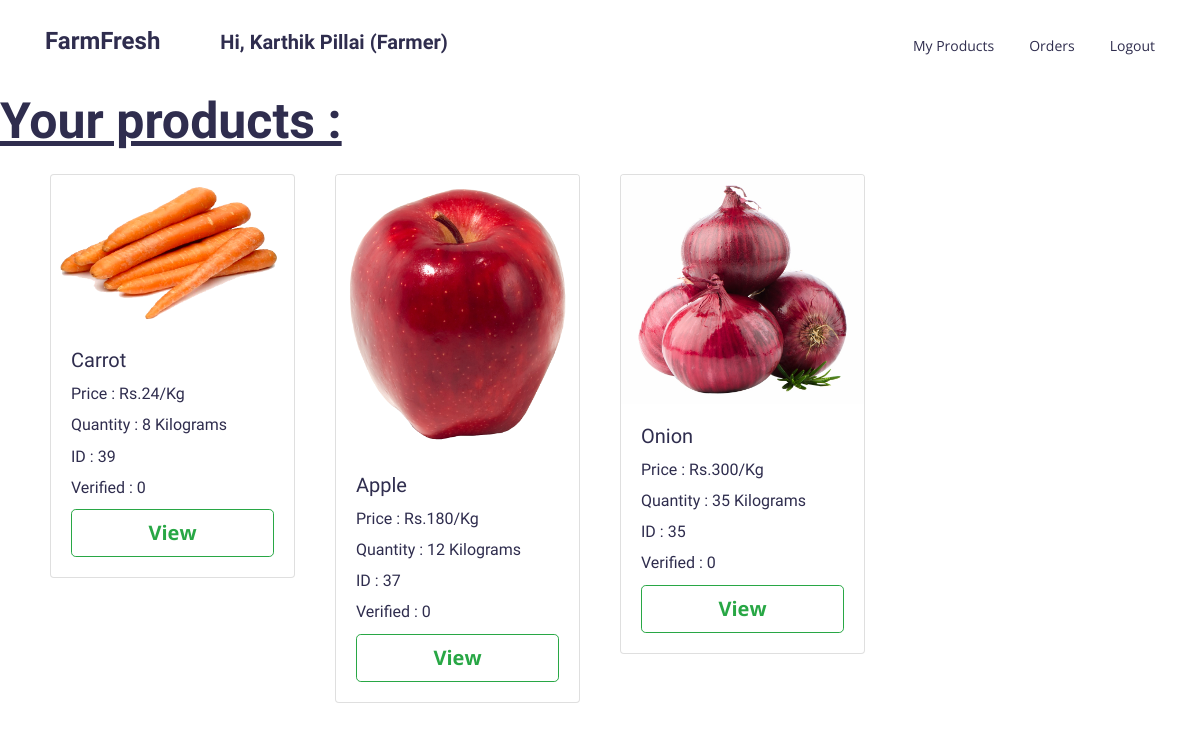
Page /farmerPanel.php (signed in) on the earlier database version.
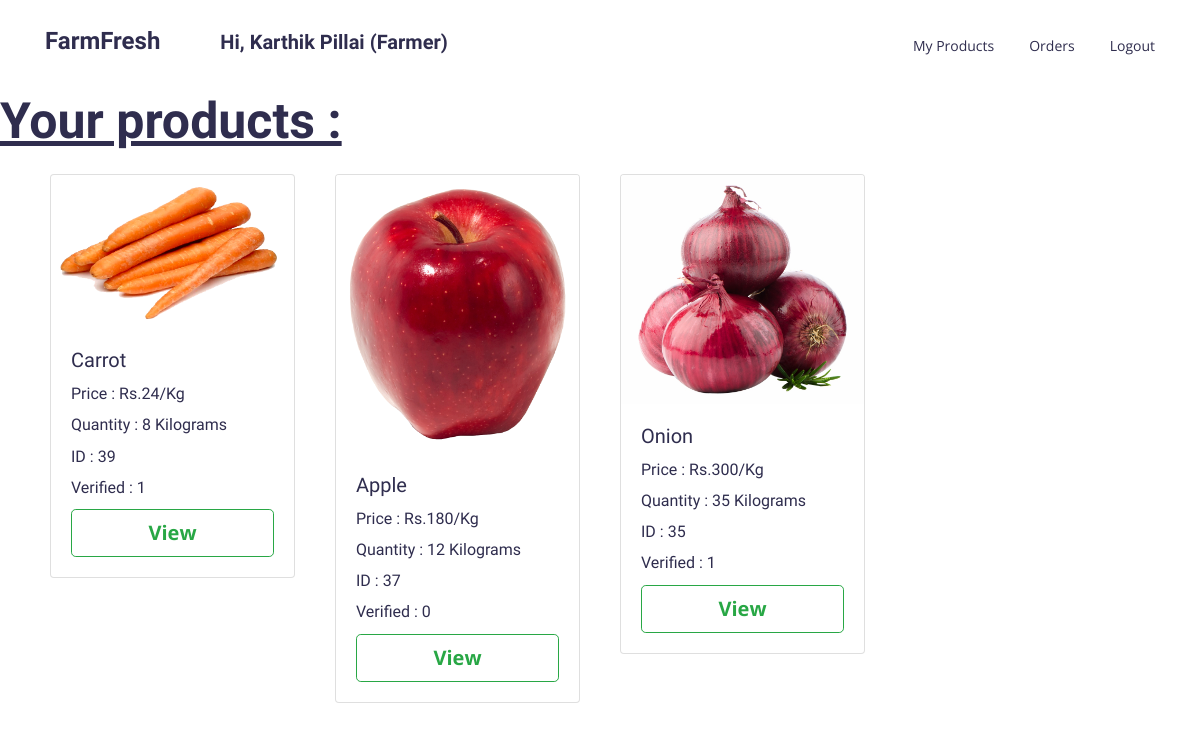
Same page on the later database version.
### tables this page shows
CREATE TABLE IF NOT EXISTS `products` (
  `id` int(11) NOT NULL AUTO_INCREMENT,
  `farmerid` int(11) NOT NULL,
  `productname` text NOT NULL,
  `quantityinkg` text NOT NULL,
  `priceperkg` text NOT NULL,
  `grade` text DEFAULT NULL,
  `verified` int(11) NOT NULL DEFAULT 0,
  PRIMARY KEY (`id`)
);

### farmerPanel.php (the view, shortened to what this page needs)
<!DOCTYPE html>
<html>
<head>
  <link rel="stylesheet" href="vendors/bootstrap/bootstrap.min.css">
  <link rel="stylesheet" href="vendors/themify-icons/themify-icons.css">
  <link rel="stylesheet" href="vendors/owl-carousel/owl.theme.default.min.css">
  <link rel="stylesheet" href="vendors/owl-carousel/owl.carousel.min.css">
  <link rel="stylesheet" href="vendors/Magnific-Popup/magnific-popup.css">
  <link rel="stylesheet" href="css/style.css">
  <link rel="stylesheet" type="text/css" href="productsPage.css">
</head>
<body>
  <header class="header_area">
    <div class="main_menu">
      <nav class="navbar navbar-expand-lg navbar-light">
        <div class="container box_1620">
          <a class="navbar-brand logo_h" href="index.html"><b><h3>FarmFresh</h3></b></a>
          <?php
            if(isset($_SESSION['farmerName'])){
              $str="<p class=\"navbar-brand logo_h\"><b><h5>Hi, ".ucwords($_SESSION['farmerName'])."(Farmer)</h5></b></p>";
              echo $str;
            }
          ?>
          <div class="collapse navbar-collapse offset" id="navbarSupportedContent">
            <ul class="nav navbar-nav menu_nav justify-content-end">
              <li class="nav-item <?php if($_GET['toview']=="products"){echo "active";}?>"><a href="" class="nav-link" >My Products</a></li>
              <li class="nav-item <?php if($_GET['toview']=="customers"){echo "active";}?>"><a href="#" class="nav-link" >Orders</a></li>
              <?php
                if(isset($_SESSION['farmerName'])){
                  $str="<li class=\"nav-item\"><a class=\"nav-link\" href=\"logoutClicked.php\">Logout</a></li>";
                  echo $str;
                }
              ?>
            </ul>
          </div>
        </div>
      </nav>
    </div>
  </header>
<h2><u>Your products :</u></h2>
<div class="container">
    <div class="row">
      <?php
        include 'dataBaseConstants.php';
        $link=mysqli_connect('localhost',$user,$pass,$db);
        if(mysqli_connect_error()){
          $error="There was an error connecting to DB!";
          echo $error;
        }else{
          $farmerId=$_SESSION['farmerId'];
          $query="SELECT * FROM products WHERE farmerid=".$farmerId." ORDER BY id DESC";
          $result=mysqli_query($link,$query);
          while ($row=mysqli_fetch_array($result)) {
            $productId=$row['id'];
            $productName=$row['productname'];
            $quantityInKg=$row['quantityinkg'];
            $pricePerKg=$row['priceperkg'];
            $verified=$row['verified'];
            $str="
              <div class=\"col-lg-3 col-md-4 col-sm-6\">
                <div class=\"card\">
                  <img class=\"card-img-top\" src=\"productImages/$productName.png\" alt=\"Card image cap\">
                  <div class=\"card-body\">
                    <h5 class=\"card-title\">$productName</h5>
                    <h6 class=\"card-title\">Price : Rs.$pricePerKg/Kg</h6>
                    <h6 class=\"card-title\">Quantity : $quantityInKg Kilograms</h6>
                    <h6 class=\"card-title\">ID : $productId</h6>
                    <h6 class=\"card-title\">Verified : $verified</h6>
                    <a href=\"#\" class=\"btn btn-outline-success btn-lg btn-block\"><b>View</b></a>
                  </div>
                </div>
              </div>
            ";
            echo $str;
          }
        }
      ?>
    </div>
  </div>
</body>
</html>

### css/style.css (style rules this page uses)
body { color:#888;font-family:"Open Sans",sans-serif;font-size:15px;font-weight:400;line-height:1.8 }
ul { list-style-type:none;margin:0;padding:0 }
h1,h2,h3,h4,h5,h6 { font-family:"Josefin Sans",sans-serif;color:#2f2d4e;line-height:1.2 }
h2,.h2 { font-weight:600;font-size:26px }
@media (min-width: 1200px) { h2,.h2 { font-size:50px } }
h3,.h3 { font-size:24px;font-weight:600 }
.header_area { transition:background 0.4s, all 0.3s linear }
.header_area .navbar-brand { margin-right:30px;padding:0 }
.header_area .menu_nav { width:100% }
.header_area .navbar { background:transparent;border:0px;border-radius:0px;width:100%;padding-top:0;padding-bottom:0 }
.header_area .navbar .nav .nav-item { margin-right:35px }
.header_area .navbar .nav .nav-item .nav-link { font-family:"Open Sans",sans-serif;color:#2f2d4e;text-transform:capitalize;font-size:14px;font-weight:400;padding:33px 0;display:inline-block }
.header_area .navbar .nav .nav-item .nav-link:after { display:none }
.header_area .navbar .nav .nav-item:last-child { margin-right:0px }

### productsPage.css (style rules this page uses)
.card { margin: 5px; margin-top: 15px; }

Differences in the rows shown:
changed products "Carrot": verified "0" → "1"
changed products "Onion": verified "0" → "1"
